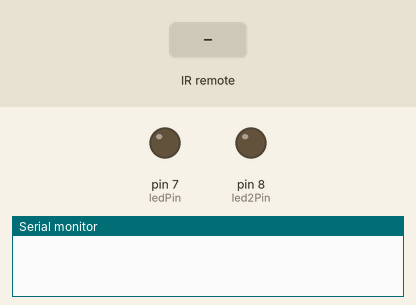
Simulated run of this sketch. Board: Arduino Uno, built with avr-gcc and run on an emulated ATmega328P. Parts: output pins drawn as LEDs (lit = HIGH), the last lines printed to the serial monitor. The test bench sets the inputs (shaded band).

Above: at 1.2 s.
1.3 s: infrared code 0x76044FC0 received
At 1.6 s:
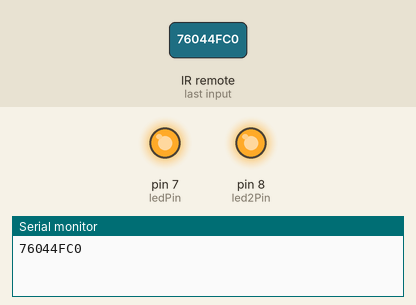
2.8 s: infrared code 0x76044FE0 received
At 3.9 s:
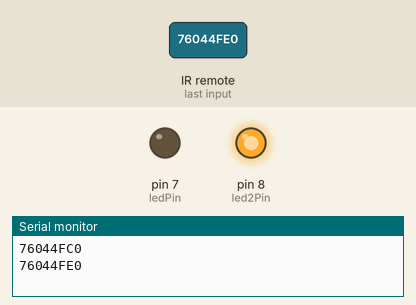
4.3 s: infrared code 0x76044FD0 received
At 5.0 s:
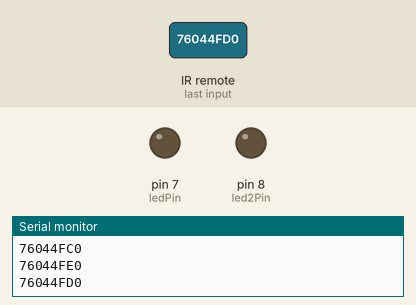
5.8 s: infrared code 0x76044FE0 received
At 6.2 s:
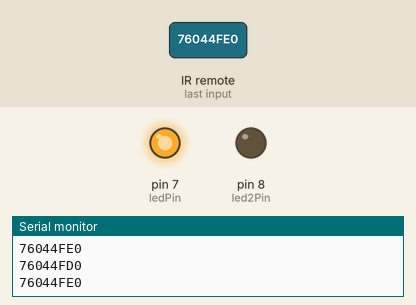
Timing chart, 0 to 8.3 s (numbered marks = the images above; inputs shaded):
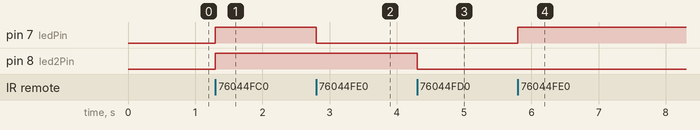

The sketch:

Controledosom_2leds.ino
```cpp
#include <IRremote.h>

int RECV_PIN = 11;
int ledPin = 7;
int led2Pin = 8;
int estado = 0;
int estado2 = 0;
IRrecv irrecv(RECV_PIN);

decode_results results;

void setup()
{
  Serial.begin(9600);
  pinMode(ledPin, OUTPUT);
  pinMode(led2Pin, OUTPUT);
  irrecv.enableIRIn(); // Start the receiver
}

void loop() {
  estado = digitalRead (ledPin);
  estado2 = digitalRead (led2Pin);
  if (irrecv.decode(&results)) {
    // para ler resultados do controle;
    Serial.println(results.value, HEX);

//Power autonomia máxima

    if (results.value == 0x76044FC0 ) {
      if (estado == HIGH || estado2 ==HIGH ) {
        digitalWrite (ledPin, LOW);
        digitalWrite (led2Pin, LOW);
      }
      else {
        digitalWrite (ledPin, HIGH);
        digitalWrite (led2Pin, HIGH);
      }
    }
//Alternador de estado do circuito 1 de leds
    if (results.value == 0x76044FE0 ) {
      if (estado == HIGH) {
        digitalWrite (ledPin, LOW);
      }
      if (estado == LOW) {
        digitalWrite (ledPin, HIGH);
      }
    }
//Alternador de estado do circuito 2 de leds
    if (results.value == 0x76044FD0 ) {
      if (estado2 == HIGH) {
        digitalWrite (led2Pin, LOW);
      }
      if (estado2 == LOW) {
        digitalWrite (led2Pin, HIGH);
      }
    }
    irrecv.resume(); // Receive the next value
  }
}
```

Measured:
- after the input at 1.3 s, pin 7 (ledPin), pin 8 (led2Pin): LOW → HIGH at once
- after the input at 2.8 s, pin 7 (ledPin): HIGH → LOW at once
- after the input at 4.3 s, pin 8 (led2Pin): HIGH → LOW at once
- after the input at 5.8 s, pin 7 (ledPin): LOW → HIGH at once
